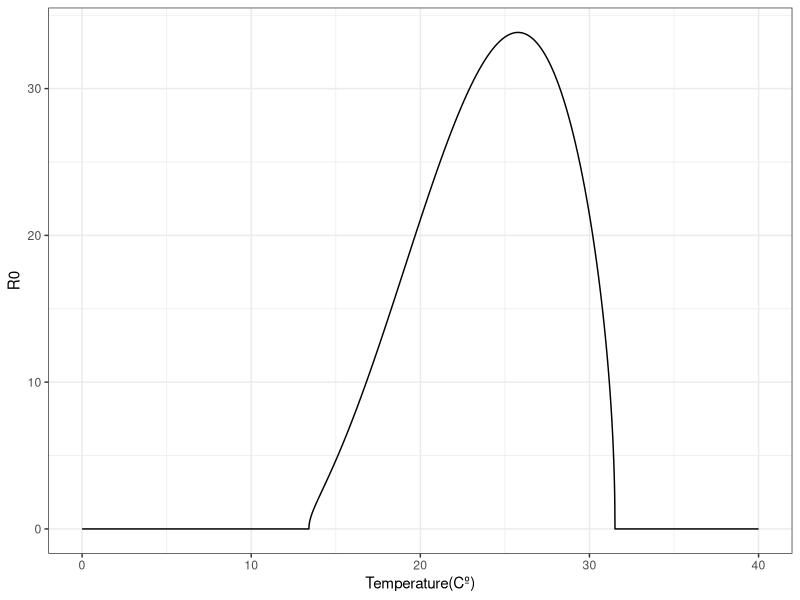

This figure's R source: (Note: this script raises an error after producing the figure.)
rm(list=ls())
library(tidyverse)
library(ggplot2)
library(dplyr)
library("ggpubr")
library(viridis)
library(gdata)
library("data.table")
library('numDeriv')

#------------------------FUNCTIONS---------------------------#
# Main functions 
Briere_func <- function(cte, tmin, tmax, temp){
  outp <- temp*cte*(temp - tmin)*(tmax - temp)^(1/2)
  if(outp < 0 | is.na(outp)){
    outp <- 0
  }
  return(outp)
}

Quad_func <- function(cte, tmin, tmax, temp){
  outp <- -cte*(temp - tmin)*(temp - tmax)
  if(outp < 0 | is.na(outp)){
    outp <- 0
  }
  return(outp)
}


#### -------------------------- Albopictus ------------------------- ####
## Thermal responses Aedes Albopictus from Mordecai 2017:
a_f_alb <- function(temp){Briere_func(0.000193,10.25,38.32,temp)} # Biting rate
TFD_f_alb <- function(temp){Briere_func(0.0488,8.02,35.65,temp)} # Fecundity
pEA_f_alb <- function(temp){Quad_func(0.00361,9.04,39.33,temp)} # Survival probability Egg-Adult
MDR_f_alb <- function(temp){Briere_func(0.0000638,8.6,39.66,temp)} # Mosquito Development Rate
lf_f_alb <- function(temp){Quad_func(1.43,13.41,31.51,temp)} # Adult life span



### Incorporating rain and human density:
h_f <- function(hum, rain){
  # Constants: 
  erat = 0.5
  e0 = 1.5
  evar = 0.05
  eopt = 8
  efac = 0.01
  edens = 0.01
  
  
  hatch <- (1-erat)*(((1+e0)*exp(-evar*(rain-eopt)^2))/(exp(-evar*(rain - eopt)^2) + e0)) +
    erat*(edens/(edens + exp(-efac*hum)))
  return(hatch)
}

# R0 function by temperature:
R0_func_alb <- function(rain,hum,Te){
  a <- a_f_alb(Te)
  f <- TFD_f_alb(Te)
  deltaa <- 1/lf_f_alb(Te)
  probla <- pEA_f_alb(Te)
  h <- h_f(hum,rain)
  deltE = 0.1
  R0 <- sqrt(f*(a/deltaa)*probla*(h*(h+deltE)))
  return(R0)
}

# Derivative with respect to Temperature
vec <- seq(0,40,0.01)
hum_cte <- 500
rain_cte <- 8
out <- sapply(vec,R0_func_alb,hum=hum_cte, rain=rain_cte)

df_out <- data.frame(vec, out)
plot_t <- ggplot(df_out) +
  geom_line(aes(vec,out)) + 
  xlab("Temperature(Cº)") + ylab("R0") +
  theme_bw()

ind <- df_out[which(df_out$out != 0),1]
numd1_t <- grad(function(x){R0_func_alb(rain_cte,hum_cte,x)}, ind)
devf_t <- data.frame(ind,numd1_t)
dev_t <- ggplot(devf_t) +
  geom_line(aes(ind,numd1_t)) + 
  xlab("Temperature(Cº)") + ylab("dR0/dT") +
  theme_bw()

# Derivative with respect to Rainfall
vec <- seq(0,20,0.01)
hum_cte <- 500
te_cte <- 22
out <- sapply(vec,R0_func_alb,hum=hum_cte, Te=te_cte)
df_out <- data.frame(vec, out)
plot_r <- ggplot(df_out) +
  geom_line(aes(vec,out))+ 
  xlab("Rainfall(mm)") + ylab("R0") +
  theme_bw()
ind <- df_out[which(df_out$out != 0),1]
numd1_r <- grad(function(x){R0_func_alb(x,hum_cte,te_cte)}, ind)
devf_r <- data.frame(ind,numd1_r)
dev_r <- ggplot(devf_r) +
  geom_line(aes(ind,numd1_r))  + 
  xlab("Rainfall(mm)") + ylab("dR0/dR") +
  theme_bw()

# Derivative with respect to Human density
vec <- seq(0,1500,1)
rain_cte <- 8
te_cte <- 22
out <- sapply(vec,R0_func_alb,rain=rain_cte, Te=te_cte)
df_out <- data.frame(vec, out)
plot_h <- ggplot(df_out) +
  geom_line(aes(vec,out)) + 
  xlab("Human density(km2)") + ylab("R0") +
  theme_bw()

ind <- df_out[which(df_out$out != 0),1]
numd1_h <- grad(function(x){R0_func_alb(rain_cte,x,te_cte)}, ind)
devf_h <- data.frame(ind,numd1_h)
dev_h <- ggplot(devf_h) +
  geom_line(aes(ind,numd1_h)) + 
  xlab("Human density(km2)") + ylab("dR0/dH") +
  theme_bw()

library(ggpubr)
ggarrange(dev_t,dev_r,dev_h)
ggarrange(plot_t,plot_r,plot_h)


vec <- seq(-10,10,0.1)
df_h <- grad(function(x){-6*exp(-3*x)}, vec)
out_h <- sapply( vec,function(x){2*exp(-3*x)})
df_out <- data.frame(vec, df_h,out_h)
df_plot <- reshape2::melt(df_out, id.vars = "vec")
ggplot(df_plot) +
  geom_point(aes(vec,value, color =variable))
